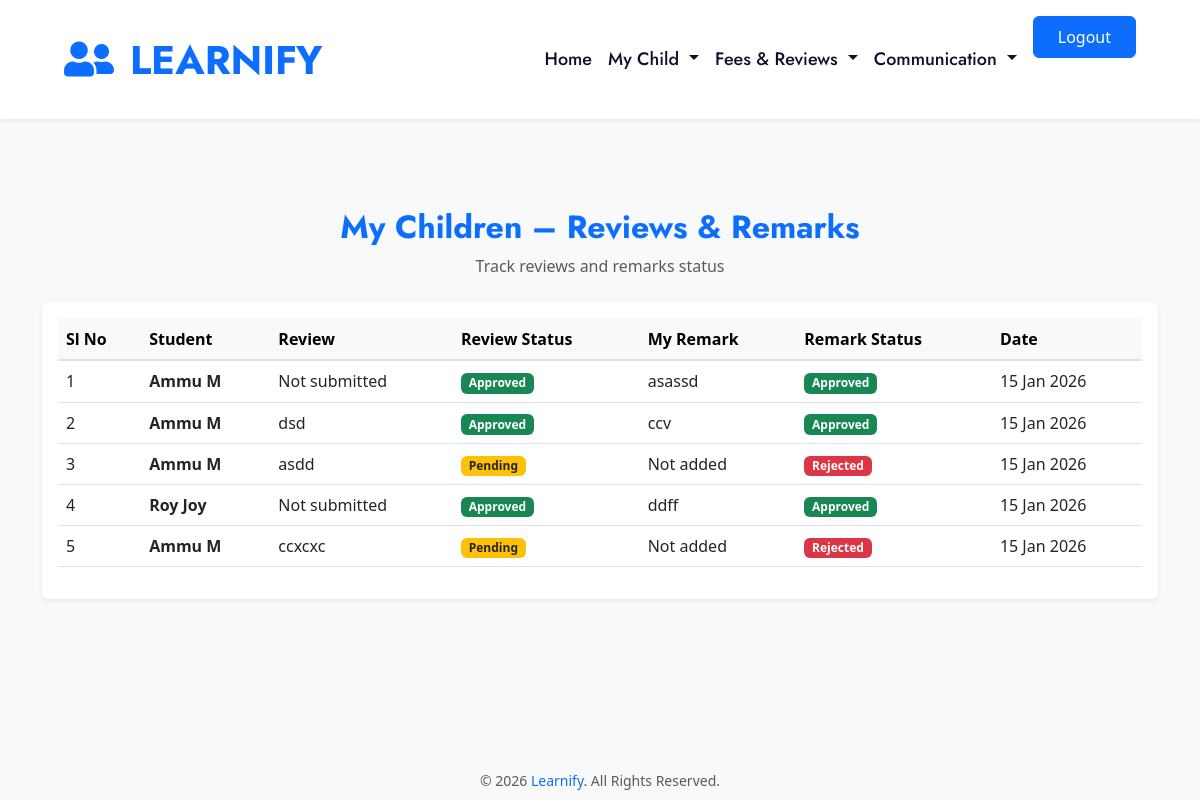
Screenshot of /parent_view_reviews_remarks (signed in) with the database file from the repository.
### Common/models.py (models this page shows, shortened)
class ReviewRemark(models.Model):
    created_by = models.ForeignKey(User, on_delete=models.CASCADE)
    student = models.ForeignKey('Student.Student_Reg', on_delete=models.CASCADE)
    review = models.TextField(blank=True, null=True)
    remark = models.TextField(blank=True, null=True)
    review_status = models.CharField(max_length=20, default='pending')
    remark_status = models.CharField(max_length=20, default='pending')
    created_at = models.DateTimeField(auto_now_add=True)

### Student/models.py (models this page shows, shortened)
class Student_Reg(models.Model):
    user = models.OneToOneField(User, on_delete=models.CASCADE)
    parent = models.ForeignKey(Parent_Reg, on_delete=models.CASCADE)
    class_level = models.CharField(max_length=20)
    admission_date = models.DateField(auto_now_add=True)
    gender=models.CharField(max_length=100,default='null')
    subjects = models.ManyToManyField(Subject)
    status=models.CharField(max_length=100,default='pending')

### Parent/views.py (the view)
# urls.py: path('parent_view_reviews_remarks',views.parent_view_reviews_remarks,name='parent_view_reviews_remarks'),
def parent_view_reviews_remarks(request):
    parent = Parent_Reg.objects.get(user=request.user)
    students = Student_Reg.objects.filter(parent=parent)
    records = ReviewRemark.objects.filter(
        student__in=students
    ).select_related('student').order_by('-created_at')
    return render(request, 'parent/parent_view_reviews_remarks.html', {
        'records': records
    })

### template/parent/parent_view_reviews_remarks.html
{% extends 'parent/page.html' %}
{% block content %}
<div class="container py-5">
    <div class="text-center mb-4">
        <h2 class="fw-bold text-primary">My Children – Reviews & Remarks</h2>
        <p class="text-muted">Track reviews and remarks status</p>
    </div>
    <div class="card shadow-sm border-0">
        <div class="card-body">
            {% if records %}
            <div class="table-responsive">
                <table class="table table-hover align-middle">
                    <thead class="table-light">
                        <tr>
                            <th>Sl No</th>
                            <th>Student</th>
                            <th>Review</th>
                            <th>Review Status</th>
                            <th>My Remark</th>
                            <th>Remark Status</th>
                            <th>Date</th>
                        </tr>
                    </thead>
                    <tbody>
                        {% for r in records %}
                        <tr>
                            <td>{{ forloop.counter }}</td>
                            <td class="fw-semibold">
                                {{ r.student.user.first_name }}
                                {{ r.student.user.last_name }}
                            </td>
                            <td>
                                {{ r.review|default:"Not submitted" }}
                            </td>
                            <td>
                                {% if r.review_status == 'approved' %}
                                    <span class="badge bg-success">Approved</span>
                                {% elif r.review_status == 'rejected' %}
                                    <span class="badge bg-danger">Rejected</span>
                                {% else %}
                                    <span class="badge bg-warning text-dark">Pending</span>
                                {% endif %}
                            </td>
                            <td>
                                {{ r.remark|default:"Not added" }}
                            </td>
                            <td>
                                {% if r.remark_status == 'approved' %}
                                    <span class="badge bg-success">Approved</span>
                                {% elif r.remark_status == 'rejected' %}
                                    <span class="badge bg-danger">Rejected</span>
                                {% else %}
                                    <span class="badge bg-warning text-dark">Pending</span>
                                {% endif %}
                            </td>
                            <td>
                                {{ r.created_at|date:"d M Y" }}
                            </td>
                        </tr>
                        {% endfor %}
                    </tbody>
                </table>
            </div>
            {% else %}
                <div class="text-center py-4">
                    <p class="text-muted mb-0">No records found</p>
                </div>
            {% endif %}
        </div>
    </div>
</div>
{% endblock %}

### rows the page displays
ReviewRemark: student.user.first_name "Ammu", student.user.last_name "M", review "Not submitted", review_status "Approved", remark "asassd", remark_status "Approved", created_at "15 Jan 2026"
ReviewRemark: student.user.first_name "Ammu", student.user.last_name "M", review "dsd", review_status "Approved", remark "ccv", remark_status "Approved", created_at "15 Jan 2026"
ReviewRemark: student.user.first_name "Ammu", student.user.last_name "M", review "asdd", review_status "Pending", remark "Not added", remark_status "Rejected", created_at "15 Jan 2026"
ReviewRemark: student.user.first_name "Roy", student.user.last_name "Joy", review "Not submitted", review_status "Approved", remark "ddff", remark_status "Approved", created_at "15 Jan 2026"
ReviewRemark: student.user.first_name "Ammu", student.user.last_name "M", review "ccxcxc", review_status "Pending", remark "Not added", remark_status "Rejected", created_at "15 Jan 2026"
